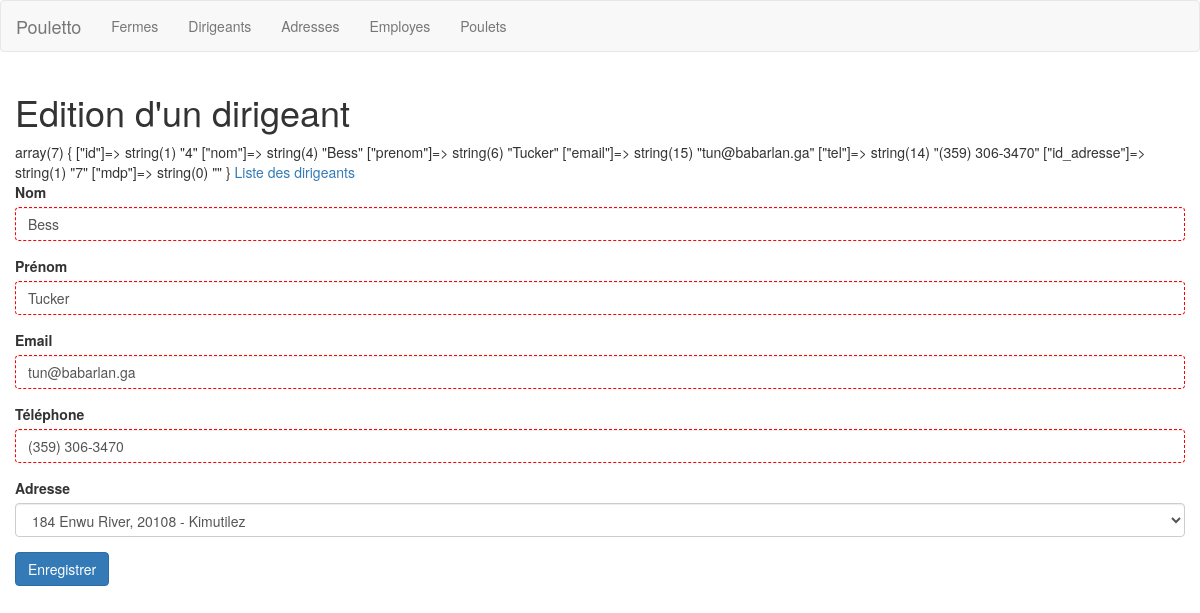
Page /dirigeants_edit.php?id=4 on the committed database.
### tables this page shows
CREATE TABLE `dirigeants` (
  `id` int(11) NOT NULL AUTO_INCREMENT,
  `nom` varchar(50) NOT NULL,
  `prenom` varchar(50) NOT NULL,
  `email` varchar(70) NOT NULL,
  `tel` varchar(15) NOT NULL,
  `id_adresse` int(11) NOT NULL,
  PRIMARY KEY (`id`),
  KEY `fk_dirigeants_adresses1_idx` (`id_adresse`),
  CONSTRAINT `fk_dirigeants_adresses1` FOREIGN KEY (`id_adresse`) REFERENCES `adresses` (`id`) ON DELETE NO ACTION ON UPDATE NO ACTION
);

CREATE TABLE `adresses` (
  `id` int(11) NOT NULL AUTO_INCREMENT,
  `nom` varchar(50) NOT NULL,
  `cp` varchar(10) NOT NULL,
  `ville` varchar(50) NOT NULL,
  PRIMARY KEY (`id`)
);

### dirigeants_edit.php (the view, shortened to what this page needs)
<?php
include('parties/header.php');
$afficherFormulaire = false;
if(isset($_POST['id']) && !empty($_POST['id'])){
  $testDuFormulaire = verifierFormulaire(
    ['nom', 'prenom', 'email', 'tel', 'id_adresse']
  );
  if($testDuFormulaire === false){
    echo 'Le formulaire est incomplet';
  }elseif($testDuFormulaire === true){
    $sql = "UPDATE dirigeants SET
    nom = '" . mres($connection, $_POST['nom']) . "',
    prenom = '" . mres($connection, $_POST['prenom']) . "',
    email = '" . mres($connection, $_POST['email']) . "',
    tel = '" . mres($connection, $_POST['tel']) . "',
    id_adresse = '" . mres($connection, $_POST['id_adresse']) . "'
    WHERE id=" . mres($connection, $_POST['id']);
    if(!mysqli_query($connection, $sql)){
      echo "Erreur: " .mysqli_error($connection);
    } else {
      echo "L'enregistrement a été mis à jour."
           ."<br><a href=\"dirigeants.php\">Retours à la liste</a>";
    }
  }
} elseif(isset($_GET['id']) && !empty($_GET['id'])) {
  $sql="SELECT * FROM dirigeants WHERE id="
       .mysqli_real_escape_string($connection, $_GET['id']);
  if(!$resultat = mysqli_query($connection, $sql)){
    echo "Erreur SQL : " .mysqli_error($connection);
  } else {
    if(mysqli_num_rows($resultat) > 0){
      $dirigeant = mysqli_fetch_assoc($resultat);
      $afficherFormulaire = true;
      var_dump($dirigeant);
    } else {
      echo "Ce dirigeant n'existe pas.";
    }
  }
} else {
  echo "Pas d'id";
}
$sql="SELECT * FROM adresses";
if(!$adresses = mysqli_query($connection, $sql)){
  echo '<div class="alert alert-danger">Une erreur est survenue.'
       . mysqli_error($connection)
       . '</div>';
}
if($afficherFormulaire === true):
?>
<a href="dirigeants.php">Liste des dirigeants</a>
<form action="dirigeants_edit.php" method="POST">
  <div class="form-group">
    <label for="nom">Nom</label>
    <input required value="<?= $dirigeant['nom'] ?>" name="nom" type="text" class="form-control" id="nom" placeholder="Nom">
  </div>
  <div class="form-group">
    <label for="prenom">Prénom</label>
    <input required value="<?= $dirigeant['prenom'] ?>" name="prenom" type="text" class="form-control" id="prenom" placeholder="Prénom">
  </div>
  <div class="form-group">
    <label for="email">Email</label>
    <input required value="<?= $dirigeant['email'] ?>" name="email" type="text" class="form-control" id="email" placeholder="Email">
  </div>
  <div class="form-group">
    <label for="tel">Téléphone</label>
    <input required value="<?= $dirigeant['tel'] ?>" name="tel" type="text" class="form-control" id="tel" placeholder="Téléphone">
  </div>
  <div class="form-group">
    <label for="id_adresse">Adresse</label>
    <select name="id_adresse" id="id_adresse" class="form-control">
      <?php
        while($ligne = mysqli_fetch_assoc($adresses)):
          echo '<option value="'.$ligne['id'].'"';
          if($ligne['id'] === $dirigeant['id_adresse']):
            echo ' selected';
          endif;
          echo '>';
          echo $ligne['nom'] . ', '
               . $ligne['cp'] . ' - '
               . $ligne['ville'] . ' '
               . '</option>';
        endwhile;
      ?>
    </select>
  </div>
  <button type="submit" class="btn btn-primary">Enregistrer</button>
</form>
<?php
endif;
include('parties/footer.php');

### css/style.css (style rules this page uses)
[required] { border:1px dashed red; }

### rows in the picture
dirigeants: nom "Bess", prenom "Tucker", email "tun@babarlan.ga", tel "(359) 306-3470", id_adresse "184 Enwu River, 20108 - Kimutilez"

### other values in the picture
$titrePage "Edition d'un dirigeant"
